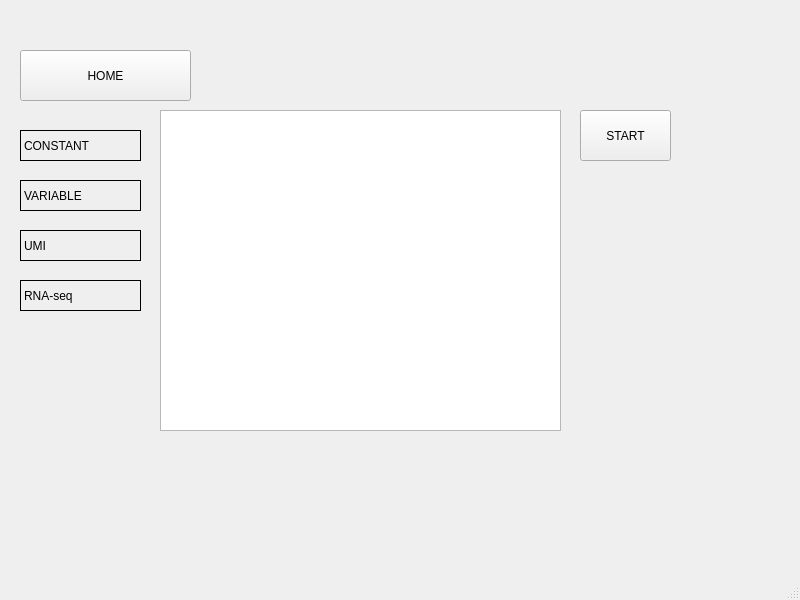
<?xml version="1.0" encoding="UTF-8"?>
<ui version="4.0">
 <class>MainWindow</class>
 <widget class="QMainWindow" name="MainWindow">
  <property name="geometry">
   <rect>
    <x>0</x>
    <y>0</y>
    <width>800</width>
    <height>600</height>
   </rect>
  </property>
  <property name="windowTitle">
   <string>MainWindow</string>
  </property>
  <widget class="QWidget" name="centralwidget">
   <widget class="QPushButton" name="RunButton">
    <property name="geometry">
     <rect>
      <x>580</x>
      <y>110</y>
      <width>91</width>
      <height>51</height>
     </rect>
    </property>
    <property name="text">
     <string>START</string>
    </property>
   </widget>
   <widget class="QGraphicsView" name="ReadSequenceGraphicsView">
    <property name="geometry">
     <rect>
      <x>160</x>
      <y>110</y>
      <width>401</width>
      <height>321</height>
     </rect>
    </property>
   </widget>
   <widget class="QPushButton" name="HomeButton">
    <property name="geometry">
     <rect>
      <x>20</x>
      <y>50</y>
      <width>171</width>
      <height>51</height>
     </rect>
    </property>
    <property name="text">
     <string>HOME</string>
    </property>
   </widget>
   <widget class="QLabel" name="ConstantBlock">
    <property name="geometry">
     <rect>
      <x>20</x>
      <y>130</y>
      <width>121</width>
      <height>31</height>
     </rect>
    </property>
    <property name="frameShape">
     <enum>QFrame::Panel</enum>
    </property>
    <property name="text">
     <string>CONSTANT</string>
    </property>
    <property name="scaledContents">
     <bool>true</bool>
    </property>
   </widget>
   <widget class="QLabel" name="VariableBlock">
    <property name="geometry">
     <rect>
      <x>20</x>
      <y>180</y>
      <width>121</width>
      <height>31</height>
     </rect>
    </property>
    <property name="frameShape">
     <enum>QFrame::Panel</enum>
    </property>
    <property name="text">
     <string>VARIABLE</string>
    </property>
    <property name="scaledContents">
     <bool>true</bool>
    </property>
   </widget>
   <widget class="QLabel" name="UMIBlock">
    <property name="geometry">
     <rect>
      <x>20</x>
      <y>230</y>
      <width>121</width>
      <height>31</height>
     </rect>
    </property>
    <property name="frameShape">
     <enum>QFrame::Panel</enum>
    </property>
    <property name="text">
     <string>UMI</string>
    </property>
    <property name="scaledContents">
     <bool>true</bool>
    </property>
   </widget>
   <widget class="QLabel" name="RNABlock">
    <property name="geometry">
     <rect>
      <x>20</x>
      <y>280</y>
      <width>121</width>
      <height>31</height>
     </rect>
    </property>
    <property name="frameShape">
     <enum>QFrame::Panel</enum>
    </property>
    <property name="text">
     <string>RNA-seq</string>
    </property>
    <property name="scaledContents">
     <bool>true</bool>
    </property>
   </widget>
  </widget>
  <widget class="QMenuBar" name="menubar">
   <property name="geometry">
    <rect>
     <x>0</x>
     <y>0</y>
     <width>800</width>
     <height>24</height>
    </rect>
   </property>
  </widget>
  <widget class="QStatusBar" name="statusbar"/>
 </widget>
 <resources/>
 <connections/>
</ui>
